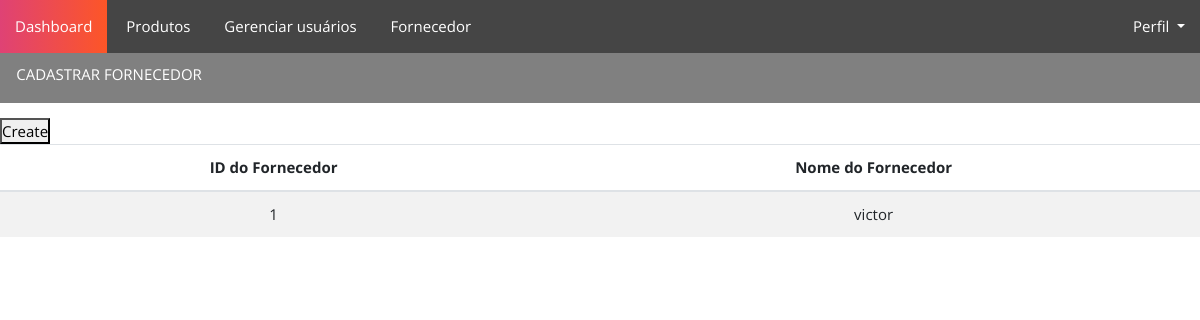
The page /telainicial/fornecedor/ on the database as committed earlier.
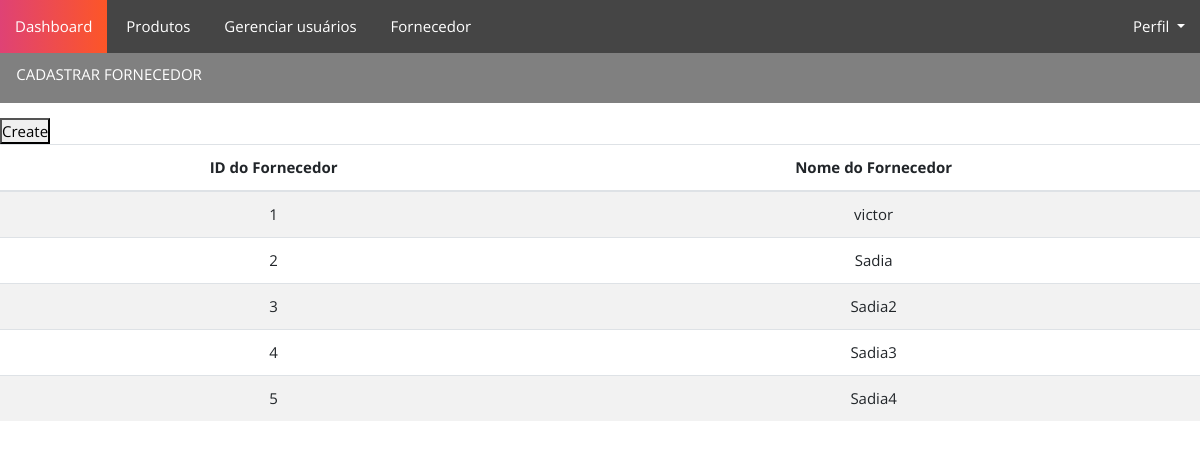
The same page on the database as committed later.
### Fornecedores/models.py (models this page shows)
class Fornecedor(models.Model):
    idFornecedor = models.AutoField(primary_key=True)
    nomeFornecedor = models.CharField(max_length=30)
    endereco = models.CharField(max_length=30)
    telefone = models.CharField(max_length=20)
    cep = models.CharField(max_length=8)
    cnpj = models.CharField(max_length=14)

### Fornecedores/views.py (the view)
# urls.py: path('',fornecedor_view, name = "fornecedor_view"),
def fornecedor_view(request):
    fornecedores = Fornecedor.objects.all()
    fornecedorForm = FornecedorForm()
    return render(request,"fornecedor.html",{"fornecedores":fornecedores, 'fornecedorForm': fornecedorForm})

### Fornecedores/templates/fornecedor.html (shortened to what this page needs)
{% extends 'base.html' %}
{% load static %}
{% block content%}
    <link rel="stylesheet" href="{% static 'css/fornecedores.css' %}">
    <div class="retangulo">
        <ul>
            <li>
                <button type="button" class="btn btn-transparent" data-toggle="modal" data-target=".bd-cadastroFornecedor-modal-lg">
                    CADASTRAR FORNECEDOR
                </button>
            </li>
        </ul>
    </div>
    <form action="{% url 'salvarFornecedor_view' %}" method="POST">
        <button>Create</button>
    </form>
    <div>
        <table class="table table-striped">
            <thead>
                <tr>
                    <th scope="col">ID do Fornecedor</th>
                    <th scope="col">Nome do Fornecedor</th>
                </tr>
            </thead>
            <tbody>
                {% for fornecedor in fornecedores %}
                    <tr>
                        <td>{{fornecedor.idFornecedor}}</td>
                        <td>{{fornecedor.nomeFornecedor}}</td>
                    </tr>
                {% endfor %}
            </tbody>
        </table>
    </div>
{% endblock %}

Rows that differ between the two databases and show on the page:
added Fornecedor: idFornecedor "2", nomeFornecedor "Sadia"
added Fornecedor: idFornecedor "3", nomeFornecedor "Sadia2"
added Fornecedor: idFornecedor "4", nomeFornecedor "Sadia3"
added Fornecedor: idFornecedor "5", nomeFornecedor "Sadia4"
